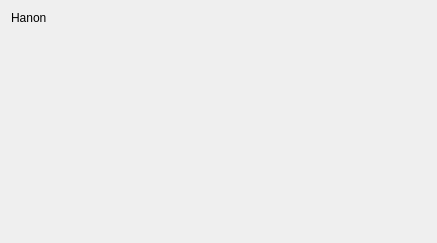
<?xml version="1.0" encoding="UTF-8"?>
<ui version="4.0">
 <class>HNPreviewWidget</class>
 <widget class="QWidget" name="HNPreviewWidget">
  <property name="geometry">
   <rect>
    <x>0</x>
    <y>0</y>
    <width>437</width>
    <height>243</height>
   </rect>
  </property>
  <property name="windowTitle">
   <string>Form</string>
  </property>
  <layout class="QVBoxLayout" name="verticalLayout">
   <item>
    <widget class="QLabel" name="label">
     <property name="text">
      <string>Hanon</string>
     </property>
    </widget>
   </item>
   <item>
    <spacer name="verticalSpacer">
     <property name="orientation">
      <enum>Qt::Vertical</enum>
     </property>
     <property name="sizeHint" stdset="0">
      <size>
       <width>20</width>
       <height>199</height>
      </size>
     </property>
    </spacer>
   </item>
  </layout>
 </widget>
 <resources/>
 <connections/>
</ui>
